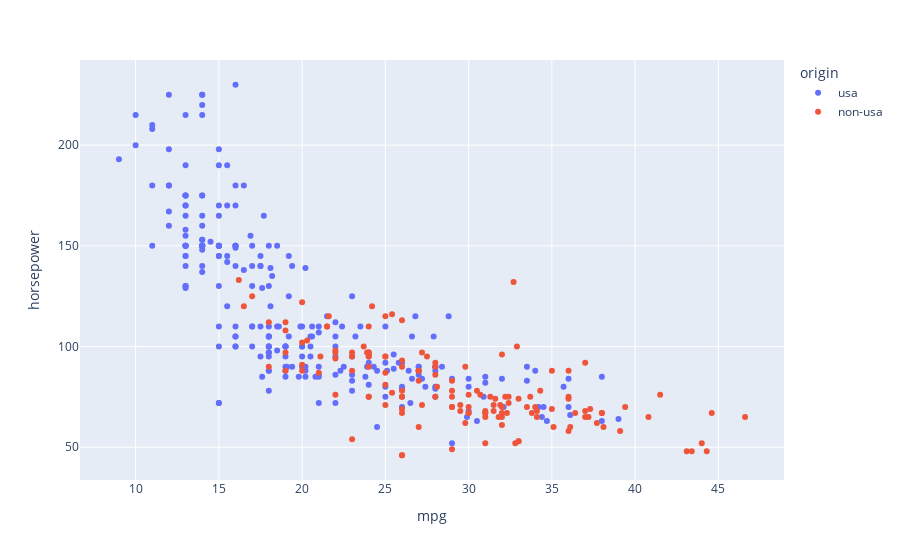

Source (notebook cell):
### Code cell
px.scatter(mpg, x='mpg', y='horsepower',color='origin')

### Figure 1 — Plotly figure (JSON) as saved in the notebook; plotly's stock layout.template omitted (floating-point values rounded to 4 significant figures; data arrays with more than 128 entries replaced by an {"elided": "..."} marker saying what was removed)
{"data": [{"hovertemplate": "origin=usa<br>mpg=%{x}<br>horsepower=%{y}<extra></extra>", "legendgroup": "usa", "marker": {"color": "#636efa", "symbol": "circle"}, "mode": "markers", "name": "usa", "orientation": "v", "showlegend": true, "type": "scatter", "x": {"elided": "249 float values"}, "xaxis": "x", "y": {"elided": "249 int values"}, "yaxis": "y"}, {"hovertemplate": "origin=non-usa<br>mpg=%{x}<br>horsepower=%{y}<extra></extra>", "legendgroup": "non-usa", "marker": {"color": "#EF553B", "symbol": "circle"}, "mode": "markers", "name": "non-usa", "orientation": "v", "showlegend": true, "type": "scatter", "x": {"elided": "149 float values"}, "xaxis": "x", "y": {"elided": "149 int values"}, "yaxis": "y"}], "layout": {"autosize": true, "legend": {"title": {"text": "origin"}, "tracegroupgap": 0}, "margin": {"t": 60}, "xaxis": {"anchor": "y", "autorange": true, "domain": [0, 1], "range": [6.719, 48.88], "title": {"text": "mpg"}, "type": "linear"}, "yaxis": {"anchor": "x", "autorange": true, "domain": [0, 1], "range": [31.75, 244.2], "title": {"text": "horsepower"}, "type": "linear"}}}
